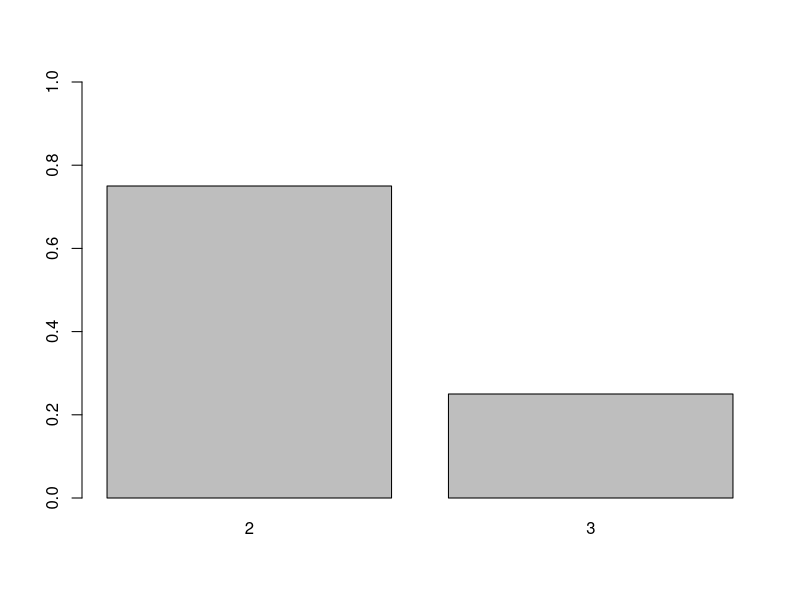
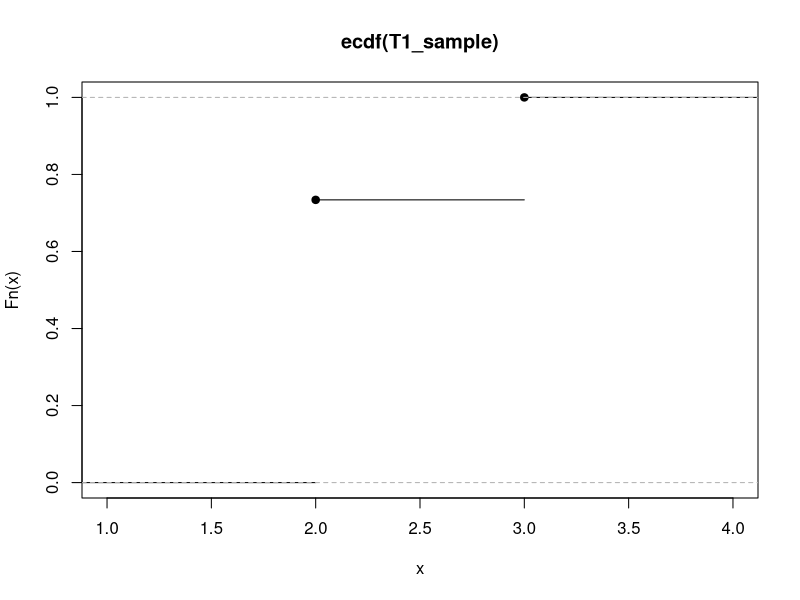
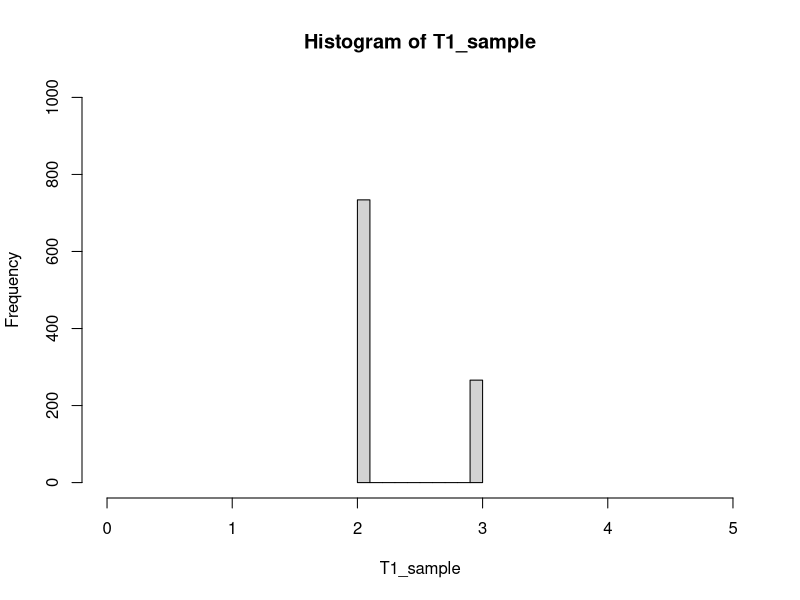
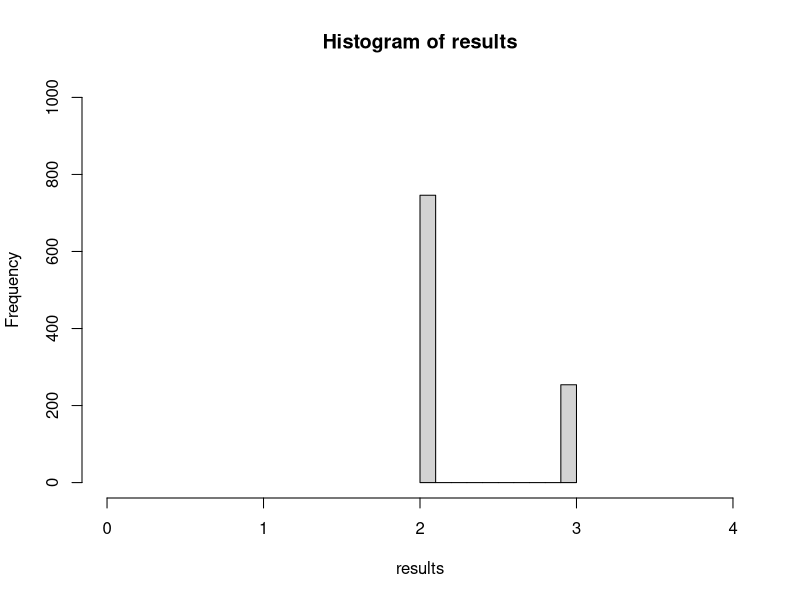
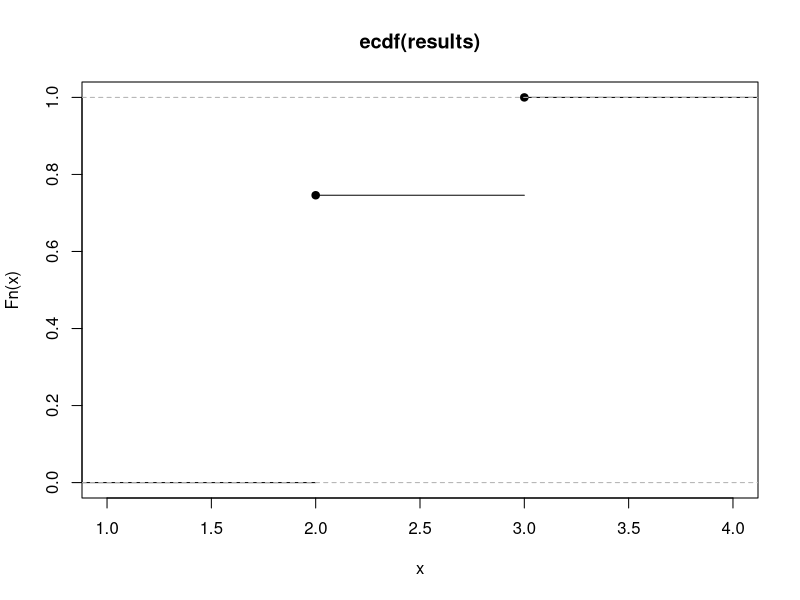
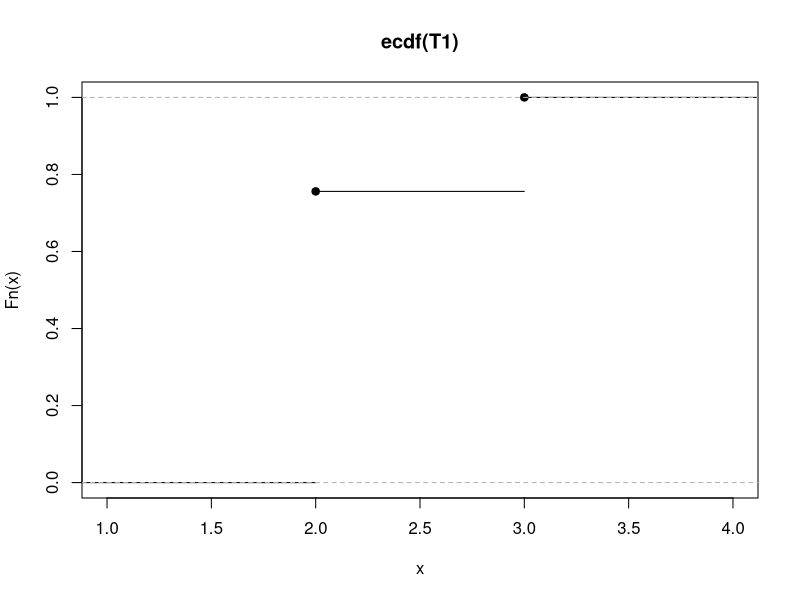
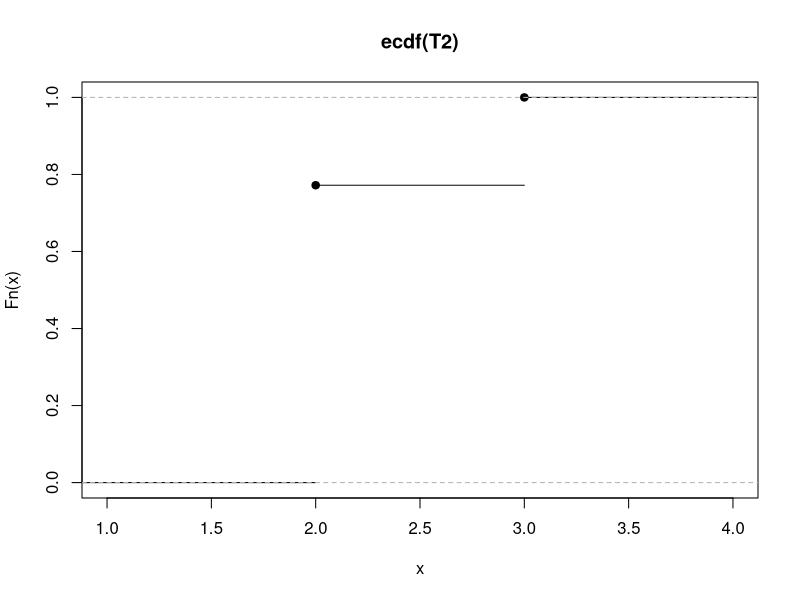
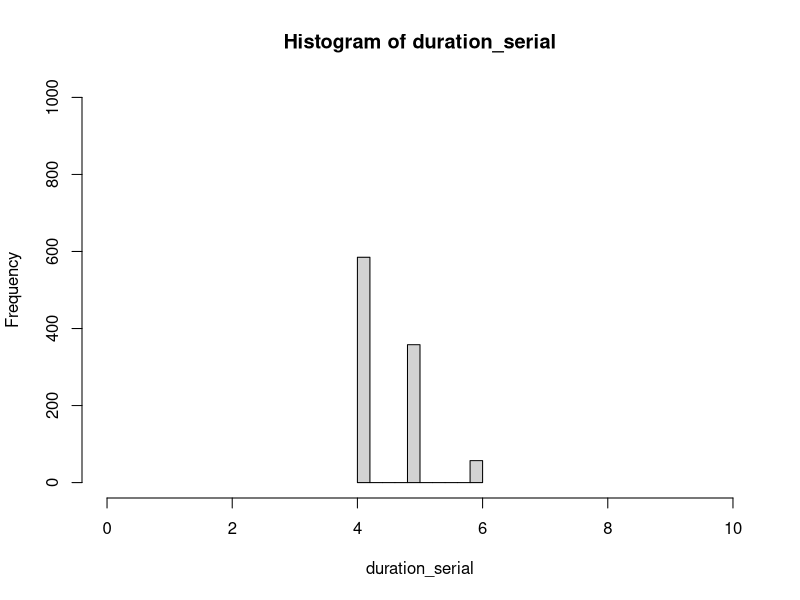

Recreate these plots in R, in order.
t <- c(2,3)
pmf <- c(.75, .25)

barplot(pmf, names.arg=t, ylim=c(0,1))


cdf = cumsum(pmf)


generate_estimate_Training <- function(r){

  return = 0
  if (r <= cdf[1]) { return = t[1] }
  else if (r <= cdf[2]) { return = t[2] }
  else { return = t[2] }
  
  return
  
}

## another method to generate samples from discrete distribution 
T1_sample = sample(x=c(2,3), size=1000, prob=c(.75,.25), replace = TRUE)
Fsample = ecdf(T1_sample)
summary(Fsample)
T1_sample_x = environment(Fsample)$x
T1_sample_y = environment(Fsample)$y
plot(ecdf(T1_sample)) # correct
hist(T1_sample, xlim=c(0,5), ylim=c(0,1000))
summary(ecdf(T1_sample))
summary.stepfun(Fsample)
Fsample(0)
Fsample(1.5)
Fsample(2)
Fsample(2.1)
Fsample(2.9)
Fsample(3)
# old method
results = c()

T1 = c()
T2 = c()
for (i in 1:1000){
  results = append(results,generate_estimate_Training(runif(1)))
  T1 = append(T1, generate_estimate_Training(runif(1)))
  T2 = append(T2, generate_estimate_Training(runif(1)))
}

print( paste("2: ",  sum(results==2)/length(results)))
print( paste("3: ",  sum(results==3)/length(results)))
hist(results, ylim = c(0,length(results)), xlim=c(0,4))
plot(ecdf(results))
plot(ecdf(T1))
plot(ecdf(T2))

duration_serial = T1 + T2
unique_duration = unique(duration_serial)
for (d in unique_duration){
  print(paste(d, sum(duration_serial==d) / length(duration_serial)))
}
hist(duration_serial, ylim = c(0,length(duration_serial)), xlim=c(0,10))
plot(ecdf(duration_serial))

df = data.frame(T1, T2) 
df['serial'] = df$T1 + df$T2
df['parallel'] = apply(df[c('T1','T2')], 1, max)

unique_s_duration = unique(df$serial)
unique_p_duration = unique(df$parallel)

printresults <- function(duraitoncoln, label){
  print(label)
  unique_d = unique(duraitoncoln)
  for (d in unique_d){
    print(paste(d, sum(duraitoncoln==d) / length(duraitoncoln)))
  }
  hist(duraitoncoln, ylim = c(0,length(duraitoncoln)), xlim=c(0,10))
  
}

printresults(df$serial, 'serial')
printresults(df$parallel, 'parallel')
printresults(df$T1, 'T1')
printresults(df$T2, 'T2')

plot(ecdf(df$serial))
plot(ecdf(df$parallel))
plot(ecdf(df$parallel+df$serial))

# https://www.youtube.com/watch?v=GduPrU0vIWE


Fserial <- ecdf(df$serial)
Fparallel <- ecdf(df$parallel)
FT1 <- ecdf(df$T1)
FT2 <- ecdf(df$T2)


plot(FT1)
plot(FT2)

summary.stepfun(FT1)

